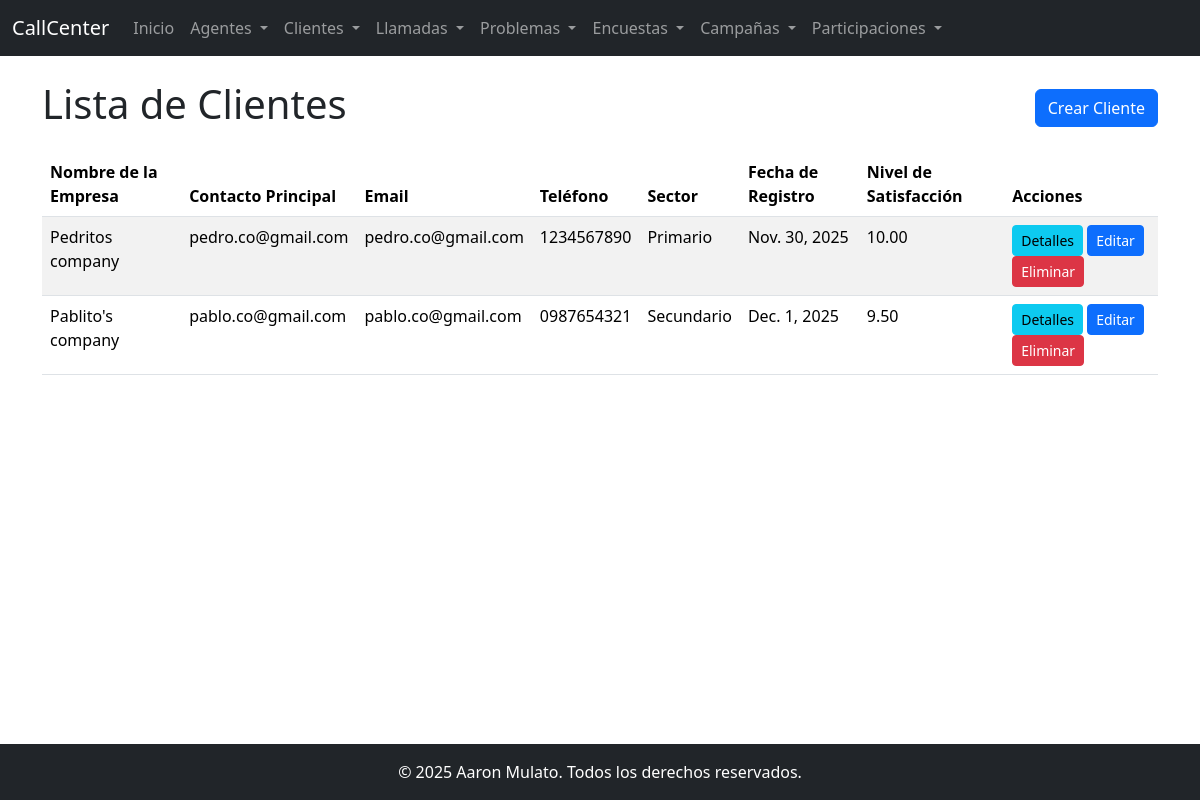
/clientes/, run on the app's committed database.
### app_callcenter/models.py (models this page shows, shortened)
class ClienteCallCenter(models.Model):
    nombre_empresa = models.CharField(max_length=255, null=True, blank=True)
    contacto_principal = models.CharField(max_length=100, null=True, blank=True)
    email_contacto = models.EmailField(max_length=100, null=True, blank=True)
    telefono_contacto = models.CharField(max_length=20, null=True, blank=True)
    sector = models.CharField(max_length=100, null=True, blank=True)
    fecha_registro = models.DateField(null=True, blank=True)
    historial_problemas = models.TextField(null=True, blank=True)
    nivel_satisfaccion = models.DecimalField(max_digits=4, decimal_places=2, null=True, blank=True)

### app_callcenter/views.py (the view)
# urls.py: path("clientes/", ClienteListView.as_view(), name="cliente-list"),
class ClienteListView(ListView):
    model = ClienteCallCenter
    template_name = "app_callcenter/cliente_list.html"
    context_object_name = "object_list"

### app_callcenter/templates/app_callcenter/cliente_list.html (shortened to what this page needs)
{% extends "app_callcenter/base.html" %}
{% block content %}
<div class="d-flex justify-content-between align-items-center mb-3">
    <h1>Lista de Clientes</h1>
    <a href="{% url 'app_callcenter:cliente-create' %}" class="btn btn-primary">Crear Cliente</a>
</div>
<div class="table-responsive">
    <table class="table table-striped">
        <thead>
            <tr>
                <th>Nombre de la Empresa</th>
                <th>Contacto Principal</th>
                <th>Email</th>
                <th>Teléfono</th>
                <th>Sector</th>
                <th>Fecha de Registro</th>
                <th>Nivel de Satisfacción</th>
                <th>Acciones</th>
            </tr>
        </thead>
        <tbody>
            {% for cliente in object_list %}
            <tr>
                <td>{{ cliente.nombre_empresa }}</td>
                <td>{{ cliente.contacto_principal }}</td>
                <td>{{ cliente.email_contacto }}</td>
                <td>{{ cliente.telefono_contacto }}</td>
                <td>{{ cliente.sector }}</td>
                <td>{{ cliente.fecha_registro }}</td>
                <td>{{ cliente.nivel_satisfaccion }}</td>
                <td>
                    <a href="{% url 'app_callcenter:cliente-detail' cliente.pk %}" class="btn btn-info btn-sm">Detalles</a>
                    <a href="{% url 'app_callcenter:cliente-update' cliente.pk %}" class="btn btn-primary btn-sm">Editar</a>
                    <a href="{% url 'app_callcenter:cliente-delete' cliente.pk %}" class="btn btn-danger btn-sm">Eliminar</a>
                </td>
            </tr>
            {% empty %}
            <tr>
                <td colspan="8">No hay clientes registrados.</td>
            </tr>
            {% endfor %}
        </tbody>
    </table>
</div>
{% endblock %}

### data on the page
ClienteCallCenter: nombre_empresa "Pedritos company", contacto_principal "pedro.co@gmail.com", email_contacto "pedro.co@gmail.com", telefono_contacto "1234567890", sector "Primario", fecha_registro "Nov. 30, 2025", nivel_satisfaccion "10.00"
ClienteCallCenter: nombre_empresa "Pablito's company", contacto_principal "pablo.co@gmail.com", email_contacto "pablo.co@gmail.com", telefono_contacto "0987654321", sector "Secundario", fecha_registro "Dec. 1, 2025", nivel_satisfaccion "9.50"
